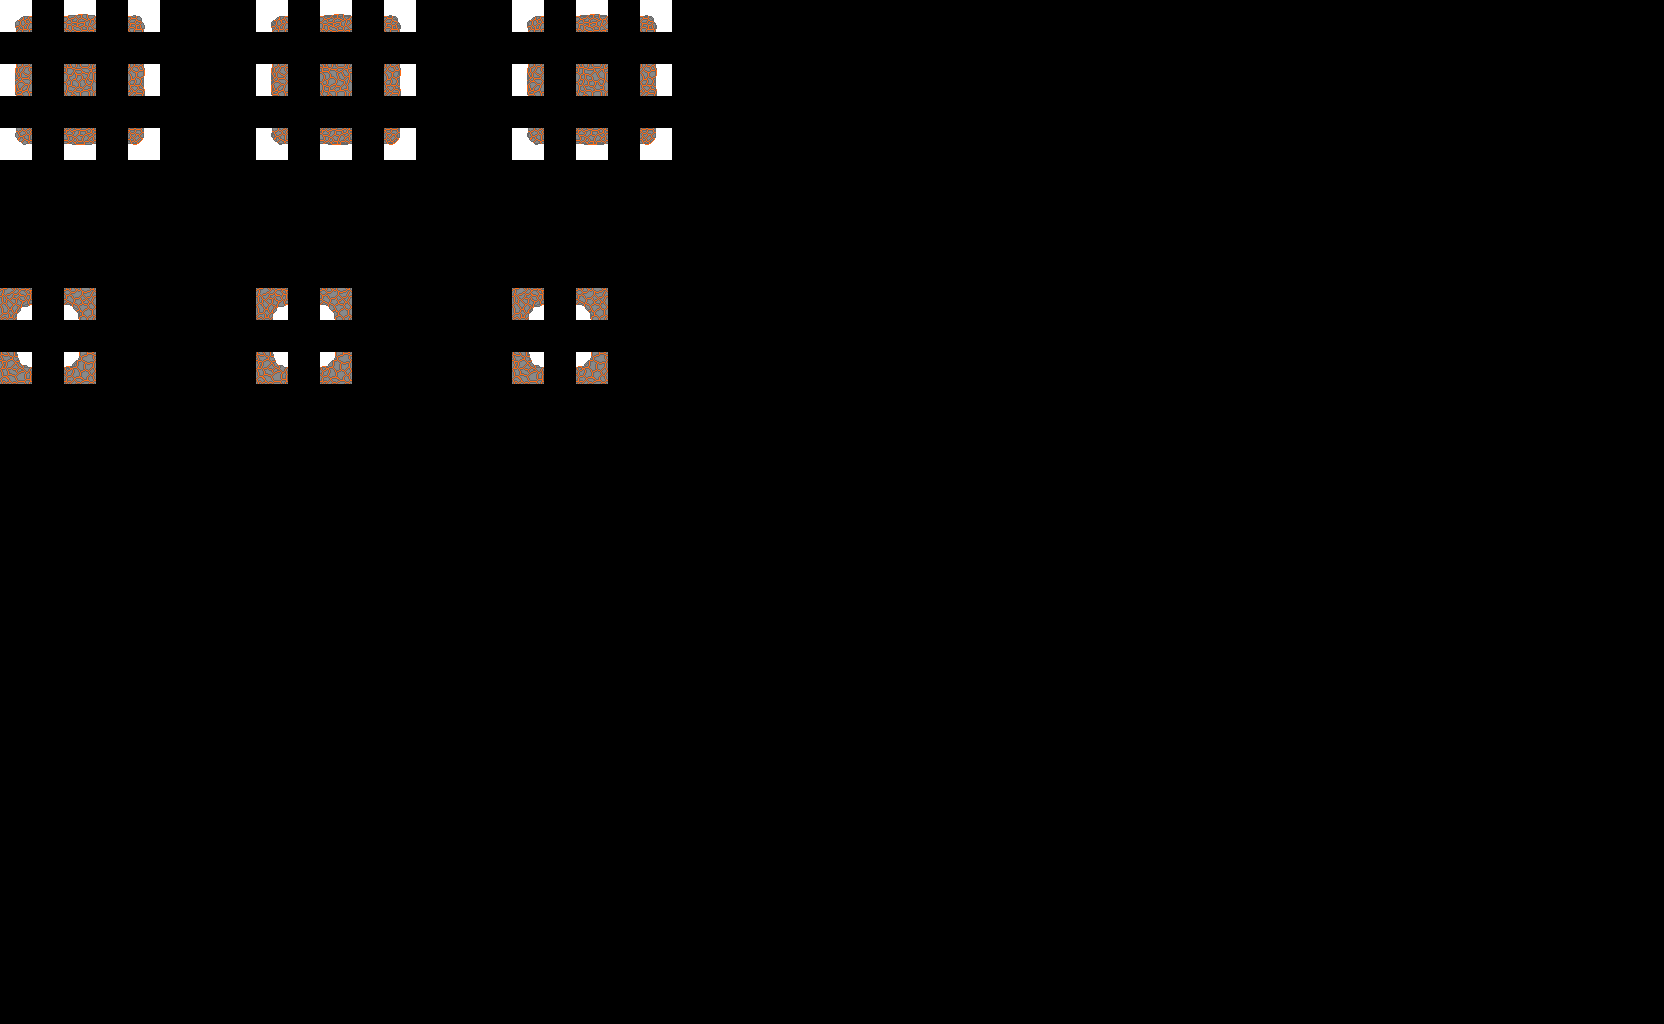

Tiled map render using the project's own tile images. Description and the map definition, with tile-layer contents summarised, below:
An orthogonal 52x32 tile map with 32x32 px tiles, 5 tile layers (regions, input_Terrain, output_Terrain, output2_Terrain, ...), 2 tilesets.

<map version="1.2" tiledversion="1.2.1" orientation="orthogonal" renderorder="right-down" width="52" height="32" tilewidth="32" tileheight="32" infinite="0" nextlayerid="7" nextobjectid="1">
 <tileset firstgid="1" source="../Level1/whiteTile.tsx" />
 <tileset firstgid="2" source="lavastone.tsx" />
 <layer id="1" name="regions" width="52" height="32">
  <data>[1664 cells, 39 non-empty, 1 distinct tile ids]</data>
 </layer>
 <layer id="2" name="input_Terrain" width="52" height="32">
  <data>[1664 cells, 39 non-empty, 39 distinct tile ids]</data>
 </layer>
 <layer id="3" name="output_Terrain" width="52" height="32">
  <data>[1664 cells, 39 non-empty, 39 distinct tile ids]</data>
 </layer>
 <layer id="6" name="output2_Terrain" width="52" height="32">
  <data>[1664 cells, 39 non-empty, 39 distinct tile ids]</data>
 </layer>
 <layer id="5" name="output1_Terrain" width="52" height="32">
  <data>[1664 cells, 39 non-empty, 39 distinct tile ids]</data>
 </layer>
</map>
